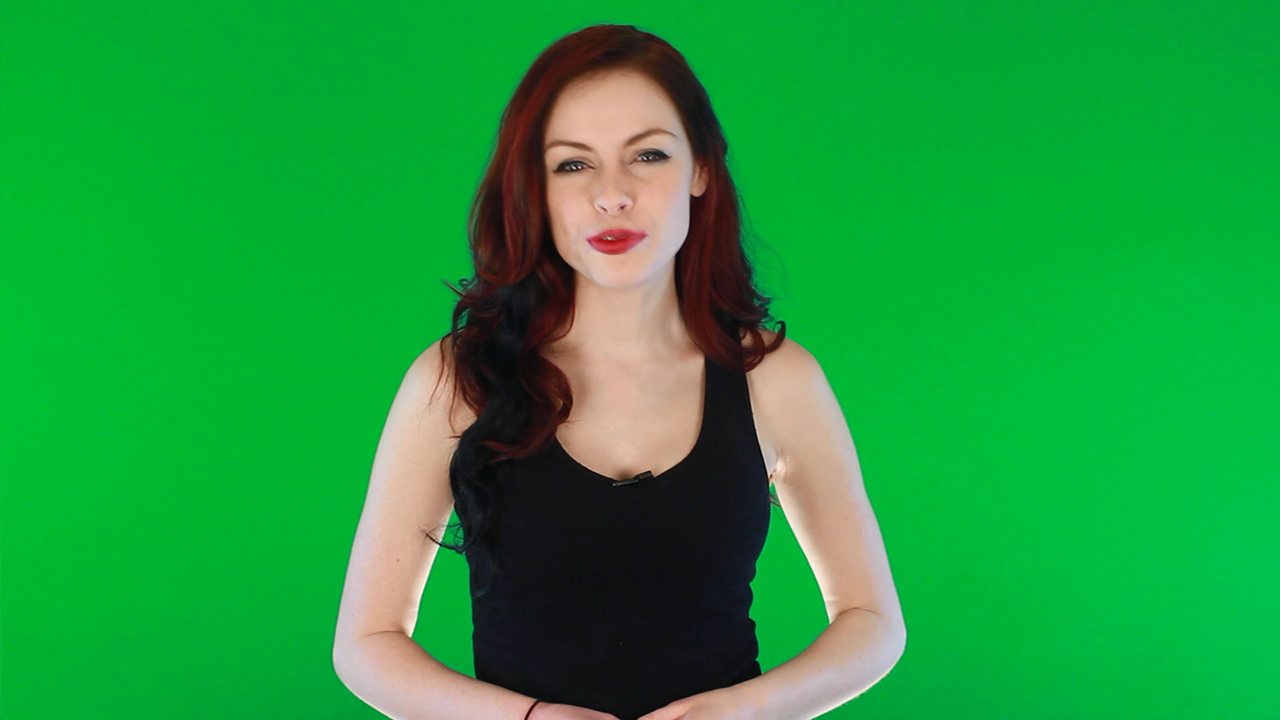
//> input picture capter3/ex3.2.1/ex3.2.1/1.bmp, 1280 x 720 px
$ ./main   (built with g++ and OpenCV 4)
//> lines starting //> are read from the running program, lines starting //| are printed output that depends on the picture
#include "opencv2/opencv.hpp"
#include <iostream>
using namespace cv;
using namespace std;

#define WINDOW_NAME "【线性混合示例】"
const int g_nMaxAlphaValue = 100;
int g_nAlphaValueSlider;			//轨迹条值
double g_dAlphaValue;
double g_dBetaValue;

Mat g_srcImg1;
Mat g_srcImg2;
Mat g_dstImg;

void on_Tracbar(int, void*)
{
	g_dAlphaValue = (double) g_nAlphaValueSlider/g_nMaxAlphaValue;
	g_dBetaValue = (1.0 - g_dAlphaValue);
	addWeighted(g_srcImg1, g_dAlphaValue, g_srcImg2, g_dBetaValue, 0.0, g_dstImg);
	imshow(WINDOW_NAME, g_dstImg);
}

int main(int argc, char** argv)
{
	g_srcImg1 = imread("1.bmp");
//> g_srcImg1 is the input picture: 720 rows x 1280 cols, CV_8UC3; mean B, G, R 61.1, 155, 30.5
	g_srcImg2 = imread("2.bmp");
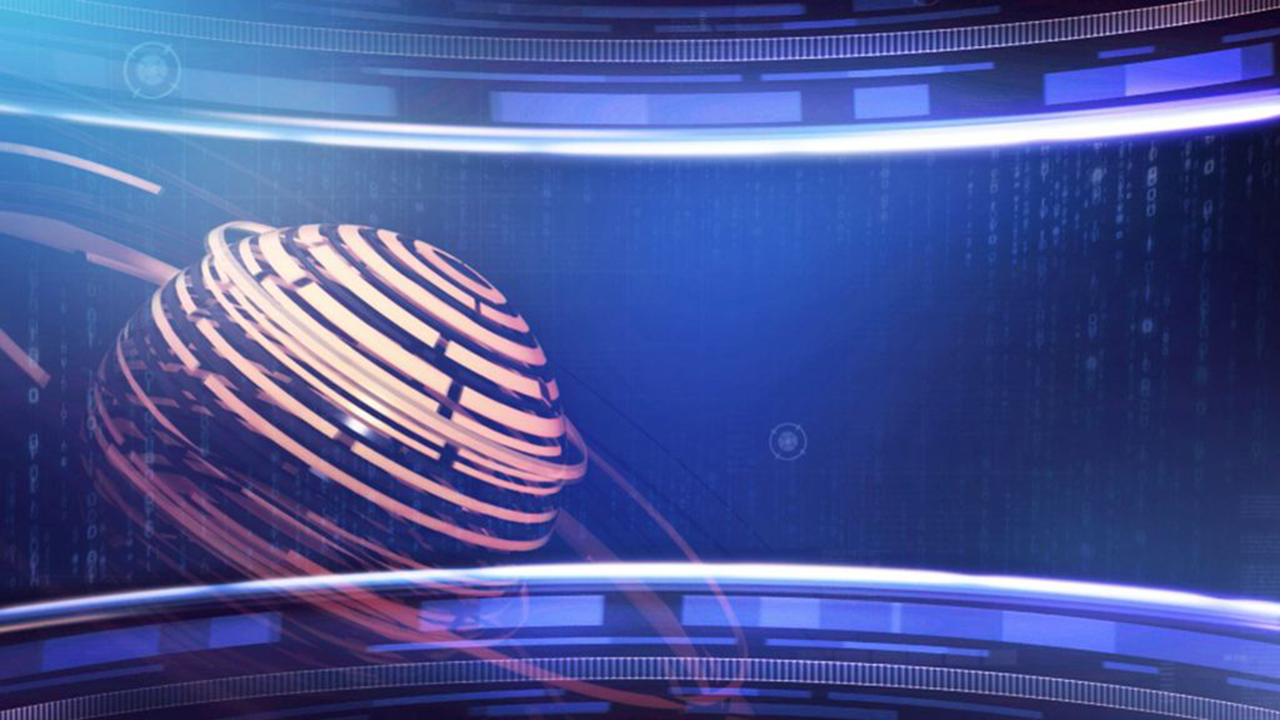
//> input picture capter3/ex3.2.1/ex3.2.1/2.bmp, 1280 x 720 px
//> g_srcImg2 is the input picture: 720 rows x 1280 cols, CV_8UC3; mean B, G, R 150.8, 87.1, 74.4
	if( !g_srcImg1.data )
	{
		cout << "读取第1张图片错误" << endl;
		return -1;
	}

	if( !g_srcImg2.data )
	{
		cout << "读取第2张图片错误" << endl;
		return -1;
	}

	g_nAlphaValueSlider = 70;
	namedWindow(WINDOW_NAME,1);
	char TrackbarName[50];
	sprintf(TrackbarName, "透明值%d", g_nMaxAlphaValue);

	createTrackbar(TrackbarName,	//滑动条名
		WINDOW_NAME,				//窗口名
		&g_nAlphaValueSlider,		//滑动条变量
		g_nMaxAlphaValue,			//滑动变量最大值
		on_Tracbar);				//回调函数,每当滑动变量改变都会导致回调函数被执行
	on_Tracbar(g_nAlphaValueSlider, 0);
//> in on_Tracbar, `addWeighted(g_srcImg1, g_dAlphaValue, g_srcImg2, g_dBetaValue, 0.0, g_..`:
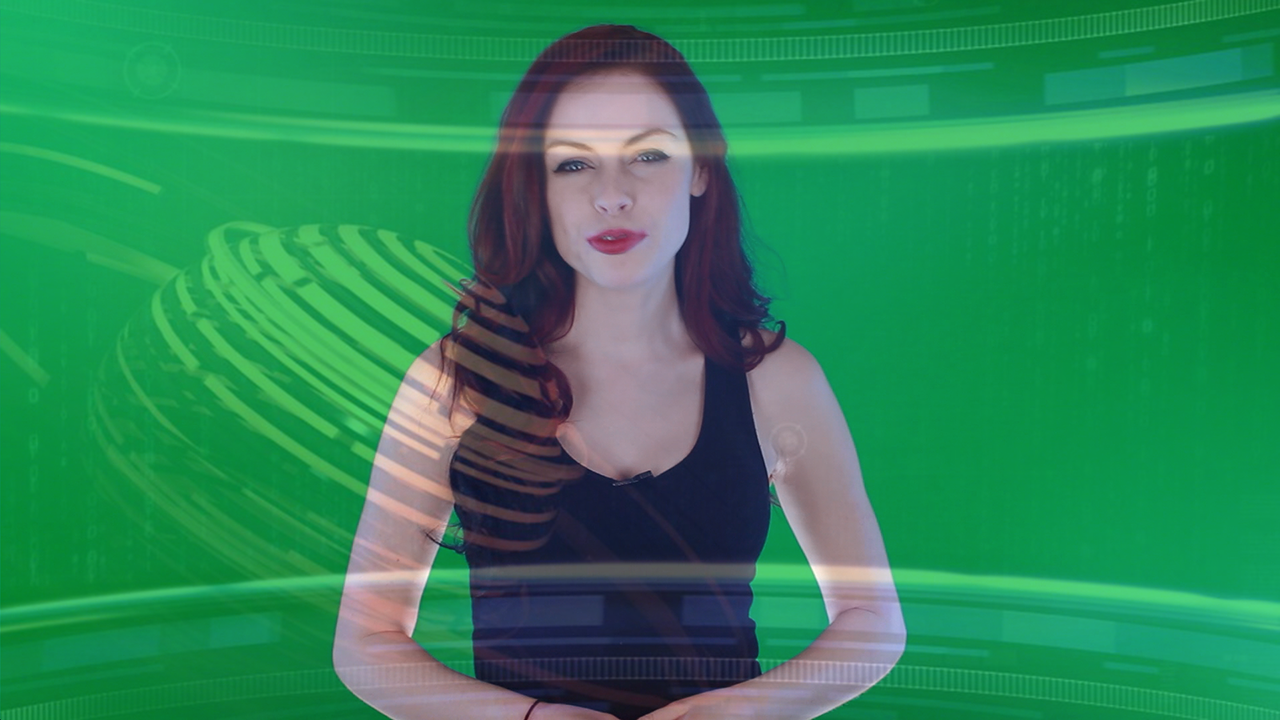
//> g_dstImg: 720 rows x 1280 cols, CV_8UC3; mean B, G, R 88, 134.6, 43.7

	waitKey(0);
	return 0;
}
